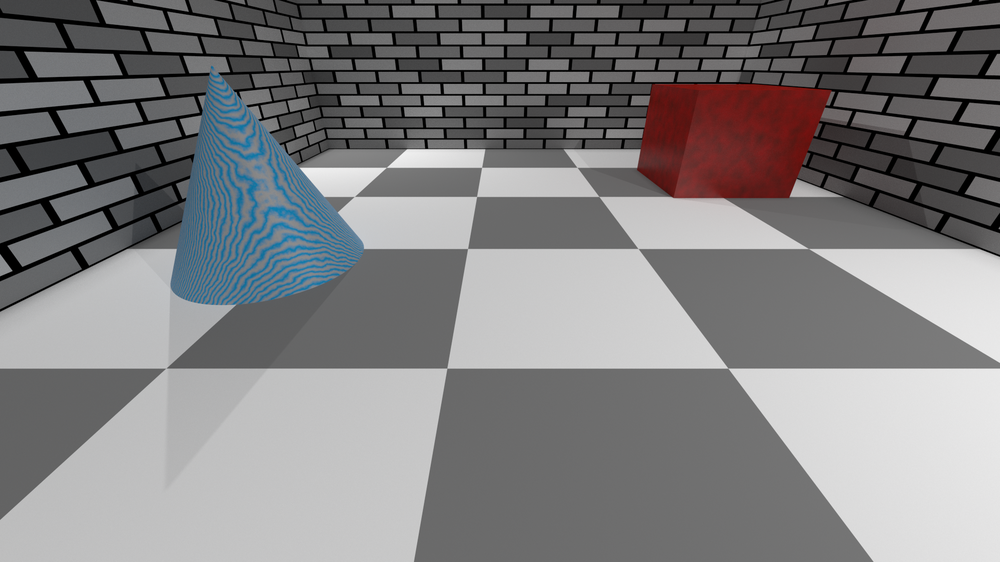
#> input picture Experiments/Travis/left2.png, 1000 x 562 px, shrunk from 1920 x 1080 before the run, found by its file name
$ python depth_matrix.py
#> lines starting #> are read from the running program, lines starting #| are printed output that depends on the picture
from PIL import Image
from numpy import *
import math

# Open the images
left = array(Image.open('left2.png'),'f');
right = array(Image.open('right2.png'),'f');
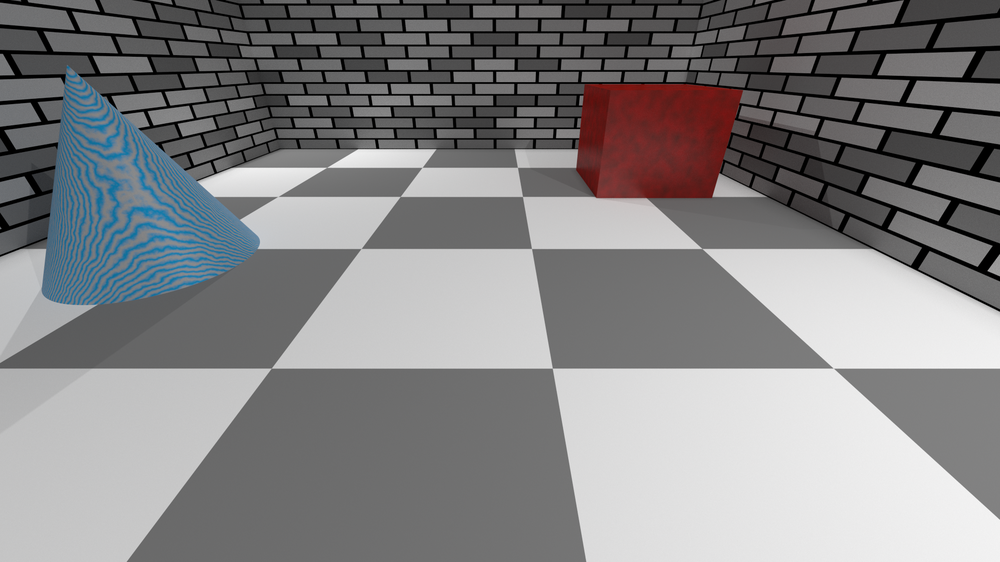
#> input picture Experiments/Travis/right2.png, 1000 x 562 px, shrunk from 1920 x 1080 before the run, found by its file name

# Retrieve the a row from each image (the same one)
row = 256
leftRow = empty([1, left.shape[1], left.shape[2]])
for i in range (0, left.shape[1]):
	for j in range (0, left.shape[2]):
		leftRow[0][i][j] = left[row][i][j]
#> after the loop, leftRow = 1000 rows, first 6: [142, 144, 147, 255], [124, 126, 128, 255], [16, 16, 17, 255], [0, 0, 0, 255], [1, 1, 1, 255], [0, 0, 0, 255]
rightRow = empty([1, right.shape[1], right.shape[2]])
for i in range (0, right.shape[1]):
	for j in range (0, right.shape[2]):
		rightRow[0][i][j] = right[row][i][j]
#> after the loop, rightRow = 1000 rows, first 6: [48, 48, 49, 255], [100, 100, 101, 255], [139, 140, 140, 255], [157, 158, 159, 255], [157, 158, 159, 255], [156, 157, 158, 255]

# Calculate the values of the disparity matrix
m = zeros([leftRow.shape[1], rightRow.shape[1]])
for i in range(0,leftRow.shape[1]):
	for j in range(0, rightRow.shape[1]):
		m[i][j] = math.sqrt((leftRow[0][i][0]-rightRow[0][j][0])**2+(leftRow[0][i][1]-rightRow[0][j][1])**2+(leftRow[0][i][2]-rightRow[0][j][2])**2)
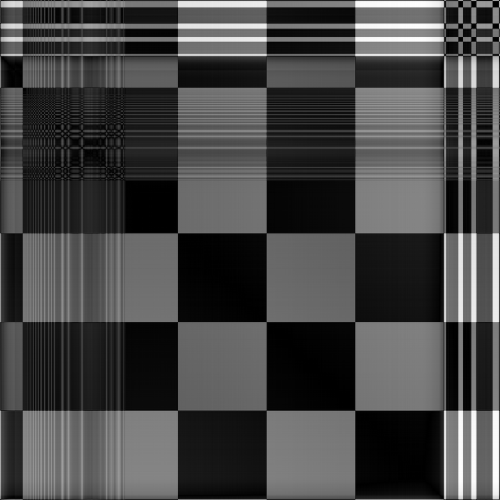
#> m: shape (1000, 1000) float64 (shown at 1/2 size); min 0, max 379.9, mean 104.4; drawn with min black and max white

out = Image.fromarray(uint8(m))
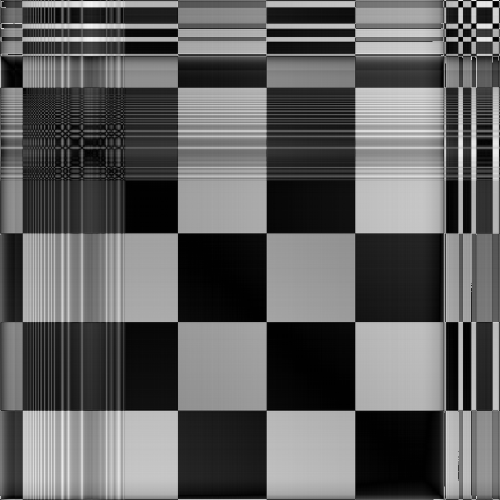
#> out: PIL image 1000x1000 L (shown at 1/2 size); min 0, max 255, mean 96.2
out.save('matrix2.png')
